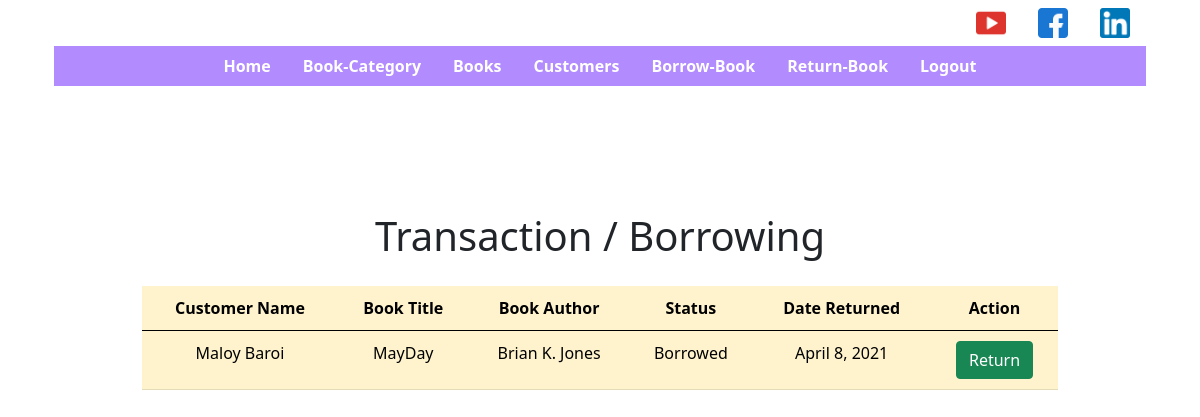
The app's page /returning with its own data.
### App_library/models.py (models this page shows, shortened)
class Borrow(models.Model):
    book = models.ForeignKey(Book, on_delete=models.CASCADE)
    customer = models.ForeignKey(Customer, on_delete=models.CASCADE)
    qty = models.IntegerField(default=0)
    date = models.DateField(default=date.today)
    status = models.CharField(max_length=25)

class Customer(models.Model):
    NID = models.CharField(max_length=255, unique=True)
    firstname = models.CharField(max_length=255)
    lastname = models.CharField(max_length=255)
    Address = models.CharField(max_length=255)
    phone_regex = RegexValidator(regex=r"^\+?(88)01[3-9][0-9]{8}$", message=_(
        "Enter a valid Bangladesh mobile phone number starting with +(country code)"))
    phone_number = models.CharField(validators=[phone_regex], verbose_name=_("Mobile phone"), max_length=17,
                                    blank=False, null=True)
    year = models.DateTimeField(auto_now=True)

class Book(models.Model):
    title = models.CharField(max_length=255, unique=True)
    categories = models.ForeignKey(Category, on_delete=models.CASCADE)
    cover = models.ImageField(upload_to='book_cover')
    author = models.CharField(max_length=255, unique=True)
    description = models.TextField(max_length=25000, blank=True, null=True)
    available = models.PositiveIntegerField(default=0)
    location = models.ForeignKey(BookLocation, on_delete=models.CASCADE, related_name='book_location')

### App_library/views.py (the view, shortened to what this page needs)
# urls.py: url(r'^returning$', views.returning, name="returning"),
def returning(request):
    borrows = Borrow.objects.all()
    return render(request, "App_library/return.html", {"borrows": borrows})

### templates/App_library/return.html (shortened to what this page needs)
{% extends 'App_library/main.html' %}
{% load static %}
{% block body %}
    <link href="https://cdn.jsdelivr.net/npm/bootstrap@5.0.0-beta3/dist/css/bootstrap.min.css" rel="stylesheet"
>
    <div class="container" style="padding: 100px !important;" id="table-div">
        <div class="h1 mt-3 mb-3" id="header" style="text-align: center; padding: 10px 0;">Transaction / Borrowing</div>
        <table class="table table-warning">
            <thead>
            <tr class="paddy">
                <th scope="col">Customer Name</th>
                <th scope="col">Book Title</th>
                <th scope="col">Book Author</th>
                <th scope="col">Status</th>
                <th scope="col">Date Returned</th>
                <th scope="col">Action</th>
            </tr>
            </thead>
            <tbody>
            {% for borrow in borrows %}
                <tr class="paddy">
                    <td>{{ borrow.customer.firstname }} {{ borrow.customer.lastname }}</td>
                    <td>{{ borrow.book.title }}</td>
                    <td>{{ borrow.book.author }}</td>
                    <td>{{ borrow.status }}</td>
                    <td>{{ borrow.date | date }}</td>
                    <td>
                        {% if borrow.status == "Returned" %}
                            <button disabled="disabled" class="btn btn-success" type="button" href="#"
                                    style="color: #ffffff!important;">
                                Returned
                            </button>
                        {% else %}
                            <form method="POST">
                                <button class="btn btn-success" style="color: #ffffff!important;">
                                    Return
                                </button>
                            </form>
                        {% endif %}
                    </td>
                </tr>
            {% endfor %}
            </tbody>
        </table>
    </div>
{% endblock %}

### templates/App_library/return.html (style rules this page uses)
.paddy { margin: 10px 0 10px 0 !important; }
.paddy th { padding: 10px !important; text-align: center !important; }
.paddy td { padding: 10px !important; text-align: center !important; }

### records on screen
Borrow: customer.firstname "Maloy", customer.lastname "Baroi", book "MayDay", book.author "Brian K. Jones", status "Borrowed", date "April 8, 2021"
